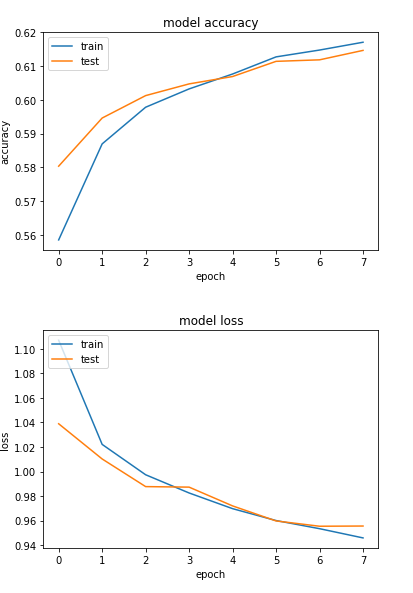

Source code (Python):
# -*- coding: utf-8 -*-
"""
Created on Sun Jan  6 15:46:37 2019

@author: zxc63
"""

from keras.models import Sequential
from keras.layers import Dense, Dropout
from keras.layers import LSTM,Flatten
from keras.layers.convolutional import Conv1D
from keras.layers.convolutional import MaxPooling1D
from keras.callbacks import ModelCheckpoint
from keras.callbacks import EarlyStopping
from sklearn.model_selection import train_test_split
from keras.utils import to_categorical
from gensim.models import Word2Vec
import collections
import nltk
import numpy as np
import csv
import matplotlib.pyplot as plt
import string


maxlen = 0
word_freqs = collections.Counter()
num_recs = 0
punc=string.punctuation
punc=punc.replace('\'','')
punc=punc.replace(',','')
table = str.maketrans({key: None for key in punc})
with open('5-label-train.csv', newline = '',encoding = 'UTF8' ) as csvfile :
    rows = csv.DictReader(csvfile)
    for row in rows:
        sentence = row['Phrase']
        label = row['Sentiment']
        sentence=sentence.translate(table)
        words = nltk.word_tokenize(sentence.lower())
        if len(words) > maxlen:
            maxlen = len(words)
        for word in words:
            if not word.isdigit():
                word_freqs[word] += 1
        num_recs += 1  
## 準備數據
MAX_FEATURES = 16000
max_length = 50
vocab_size = min(MAX_FEATURES, len(word_freqs)) + 2

####===================================================================================================

X = []                          #word2vec training set
X_train_data = []               #訓練集
y = []                          #訓練集的Label
data_test = []                  #測試集              
data_test_label = []            #測試集的Label
word_dict={}                    #詞向量轉換

with open('5-label-train.csv', newline = '',encoding = 'UTF8') as csvfile :
    rows = csv.DictReader(csvfile)
    for row in rows:
        sentence = row['Phrase']
        label = row['Sentiment']
        sentence=sentence.translate(table)
        words = nltk.word_tokenize(sentence.lower())
        n_words=[]
        for word in words:
            if not word.isdigit():
                n_words.append(word)
        X.append(n_words)
        X_train_data.append(n_words)
        y.append(int(label))
csvfile = open('5-label-test.csv', newline = '',encoding = 'UTF8')
rows = csv.DictReader(csvfile)
for row in rows:
    label = row['PhraseId']
    sentence = row['Phrase']
    sentence=sentence.translate(table)
    words = nltk.word_tokenize(sentence.lower()) 
    n_words=[]
    for word in words:
        if not word.isdigit():
            n_words.append(word)    
    data_test.append(n_words)
    X.append(n_words)
    data_test_label.append(label)
csvfile.close()


EMBEDDING_DIM = 100

w2v_model = Word2Vec(X,size=EMBEDDING_DIM,min_count=5,workers=2,iter=50) #訓練詞向量
for k, v in w2v_model.wv.vocab.items(): #載入詞向量的權重
	word_dict[k] = w2v_model.wv[k]
del w2v_model

print(1)

for idx in range(len(X_train_data)):
    tmp=[]
    for word in X_train_data[idx]:
        if word in word_dict:
            tmp.append(np.float32(word_dict[word]))
        else:
            tmp.append(np.zeros(EMBEDDING_DIM,dtype=np.float32))
    if len(tmp)<max_length:
        for rest in range(max_length-len(tmp)):
            tmp.append(np.zeros(EMBEDDING_DIM,dtype=np.float32))
    elif len(tmp)>max_length:
        tmp=tmp[:max_length]
    X_train_data[idx] = tmp

for idx in range(len(data_test)):
    tmp=[]
    for word in data_test[idx]:
        if word in word_dict:
            tmp.append(np.float32(word_dict[word]))
        else:
            tmp.append(np.zeros(EMBEDDING_DIM,dtype=np.float32))
    if len(tmp)<max_length:
        for rest in range(max_length-len(tmp)):
            tmp.append(np.zeros(EMBEDDING_DIM,dtype=np.float32))
    elif len(tmp)>max_length:
        tmp=tmp[:max_length]
    data_test[idx] = tmp

print(2)

y = to_categorical(np.asarray(y))

# 資料劃分訓練組及測試組
X_train, Xtest, y_train, ytest = train_test_split(X_train_data, y, test_size=0.2, random_state=42)

del word_freqs
del word_dict
del X
del y
del X_train_data

X_train = np.array(X_train, dtype=np.float32)
y_train = np.array(y_train, dtype=np.int8)


Xtest = np.array(Xtest, dtype=np.float32)
ytest = np.array(ytest, dtype=np.int8)

# 模型構建
print(3)

input_shape = (X_train.shape[1],X_train.shape[2],)
BATCH_SIZE = 100
NUM_EPOCHS = 20
EMBEDDING_SIZE = 128
HIDDEN_LAYER_SIZE = 64
"""embedding_layer = Embedding(vocab_size + 1 ,
                            EMBEDDING_DIM,
                            weights = word_dict,
                            input_length = max_length,
                            trainable=False)"""
model = Sequential()
model.add(Conv1D(filters=32, kernel_size = 3, padding='same', activation='relu',input_shape = input_shape))
model.add(MaxPooling1D(pool_size = 2))
model.add(Dropout(0.2))
# 1 layer of 100 units in the hidden layers of the LSTM cells
model.add(LSTM(64))
model.add(Dense(5, activation='softmax'))
model.compile(loss='categorical_crossentropy', optimizer='adam', metrics=['accuracy'])
# 模型訓練
checkpoint = ModelCheckpoint( 'sentiment-analysis-model',verbose=1, monitor='loss',save_best_only = True, mode='min')
early_stopping =  EarlyStopping(monitor='val_loss', min_delta=0, patience=0, verbose=0, mode='auto', baseline=None)

history = model.fit(X_train, y_train, batch_size=BATCH_SIZE,  callbacks=[checkpoint,early_stopping], epochs=NUM_EPOCHS,validation_data=(Xtest, ytest))

# list all data in history
print(history.history.keys())
# summarize history for accuracy
plt.plot(history.history['acc'])
plt.plot(history.history['val_acc'])
plt.title('model accuracy')
plt.ylabel('accuracy')
plt.xlabel('epoch')
plt.legend(['train', 'test'], loc='upper left')
plt.show()
# summarize history for loss
plt.plot(history.history['loss'])
plt.plot(history.history['val_loss'])
plt.title('model loss')
plt.ylabel('loss')
plt.xlabel('epoch')
plt.legend(['train', 'test'], loc='upper left')
plt.show()

# 預測
#score, acc = model.evaluate(Xtest, ytest, batch_size=BATCH_SIZE)
#print("\nTest score: %.3f, accuracy: %.3f" % (score, acc))
#print('{}   {}      {}'.format('預測','真實','句子'))
#for i in range(5):
#    idx = np.random.randint(len(Xtest))
#    xtest = Xtest[idx].reshape(1,MAX_SENTENCE_LENGTH)
#    ylabel = ytest[idx]
#    ypred = np.argmax(model.predict(xtest),axis = 1)
#    sent = " ".join([index2word[x] for x in xtest[0] if x != 0])
#    print(' {}      {}     {}'.format(np.reshape(ypred,(1)), int(ylabel), sent))

with open('output.csv', 'w', newline='') as csvfile:

  # 以空白分隔欄位，建立 CSV 檔寫入器
  data_test = np.array(data_test, dtype=np.float32)
  writer = csv.writer(csvfile, delimiter=',')
  writer.writerow(['PhraseId', 'Sentiment'])
  X = np.argmax(model.predict(data_test),axis = 1)
  for i, x in enumerate(X): 
      writer.writerow([data_test_label[i], x ])
